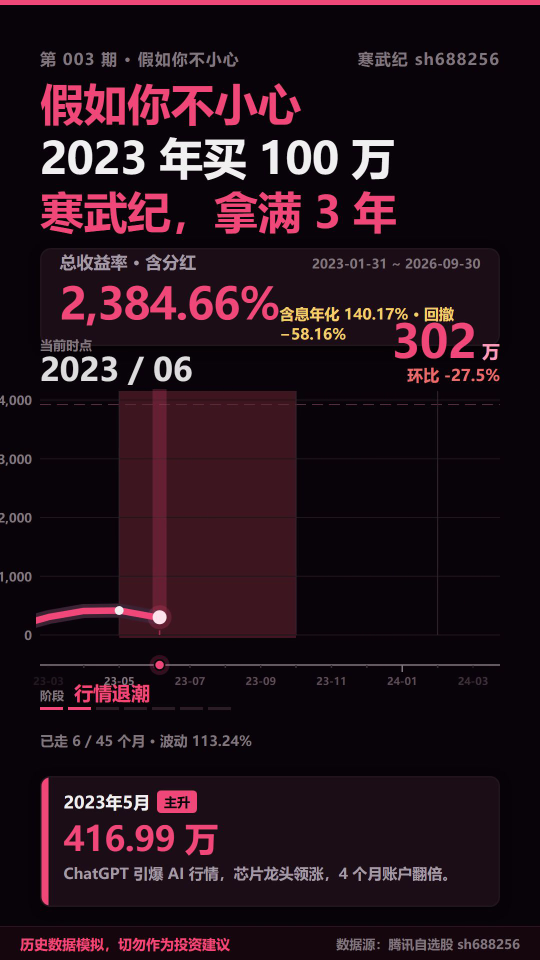
#> input picture video_analysis/_safe_frames/f_003.png, 1080 x 1920 px (shown at 1/2 size); its folder holds 4 pictures in this run
$ python check_readout.py
#> lines starting #> are read from the running program, lines starting #| are printed output that depends on the picture; after the words box and inside, x2 and y2 are one past the last pixel; in counts of white or black regions, pixels touching at a corner belong together
"""核查播放头读数是否真的渲染出来：读数区 y650-790, x650-1005。"""
import glob, os
import numpy as np
from PIL import Image

TMP = r"C:\Users\19560\WorkBuddy\2026-10-04-14-04-24\video_analysis\_safe_frames"
files = sorted(glob.glob(os.path.join(TMP, "*.png")))
INK = np.array([0xF0, 0xF0, 0xF0])
PINK = np.array([0xF0, 0x48, 0x78])

for i in (2, 4, 8, 11):
    a = np.asarray(Image.open(files[i]).convert("RGB")).astype(np.int16)
    bg = np.median(a.reshape(-1, 3), axis=0)
#> bg = [8, 3, 9]
    c = np.abs(a - bg).max(axis=-1) > 40
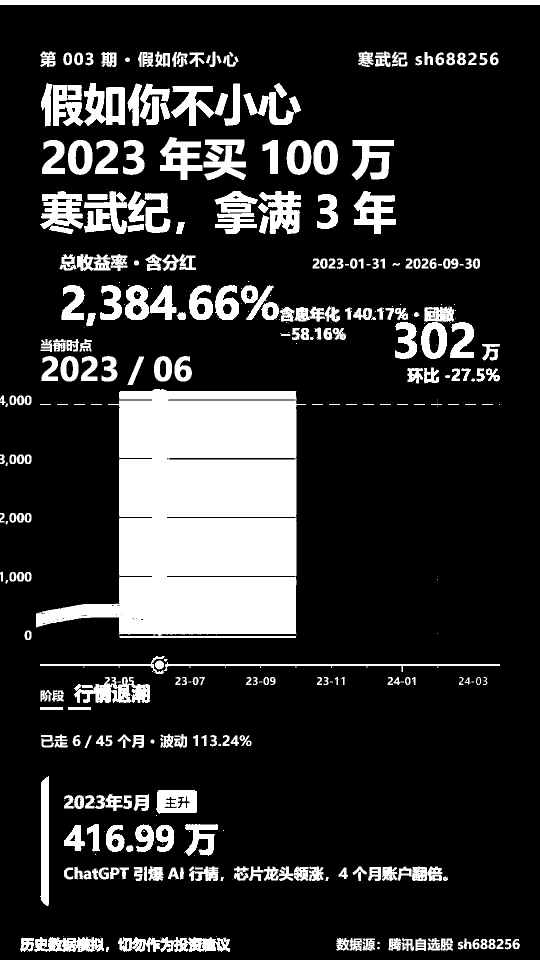
#> c: shape (1920, 1080) bool (shown at 1/2 size); 18.4% white; 497 white regions (192 under 20 px), largest, box (x1, y1, x2, y2) and area: (72, 778, 612, 1276) 175701, (0, 0, 1080, 10) 10800, (236, 1874, 460, 1904) 4549

    # 读数整块：左标签 + 右数字 + 环比
    blk = c[650:790, :]
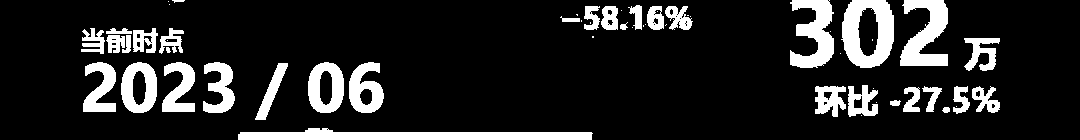
#> blk: shape (140, 1080) bool; 14.7% white; 57 white regions (22 under 20 px), largest, box (x1, y1, x2, y2) and area: (238, 128, 593, 140) 2921, (841, 0, 894, 68) 2285, (900, 0, 948, 66) 1883
    ys, xs = np.where(blk)
    if xs.size == 0:
        print(f"帧{i}: 读数区完全空白 <<< 无读数")
        continue

    px = a[650:790, :]
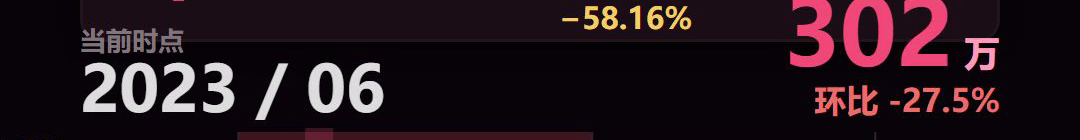
#> px: shape (140, 1080, 3) int16; mean R, G, B 37.5, 21.8, 28.9
    pink = int((np.abs(px - PINK).max(axis=-1) <= 60).sum())
#> pink = 6681
    print(f"帧{i}: 读数区 x={xs.min()}..{xs.max()} y={650+ys.min()}..{650+ys.max()} "
          f"像素={int(blk.sum())} 亮粉={pink}")
#| 帧2: 读数区 x=81..999 y=650..789 像素=22236 亮粉=6681

    # 分块看左右
    lft = int(blk[:, :650].sum()); rgt = int(blk[:, 650:].sum())
#> after `lft = int(blk[:, :650].sum())`: lft = 12428
#> after `rgt = int(blk[:, 650:].sum())`: rgt = 9808
    print(f"      左半(当前时点/日期)={lft}  右半(数值/环比)={rgt}")
#|       左半(当前时点/日期)=12428  右半(数值/环比)=9808

    # 读数右边界 vs 抖音安全区 880
    rx = xs.max()
#> rx = 999
    print(f"      读数最右 x={rx} -> {'越界(>880) 会被右侧交互栏压住' if rx>880 else 'OK'}")
#|       读数最右 x=999 -> 越界(>880) 会被右侧交互栏压住

    # 播放头端点附近有无浮动数值标注 (x±160, y 900-1250)
    near = c[900:1270, :]
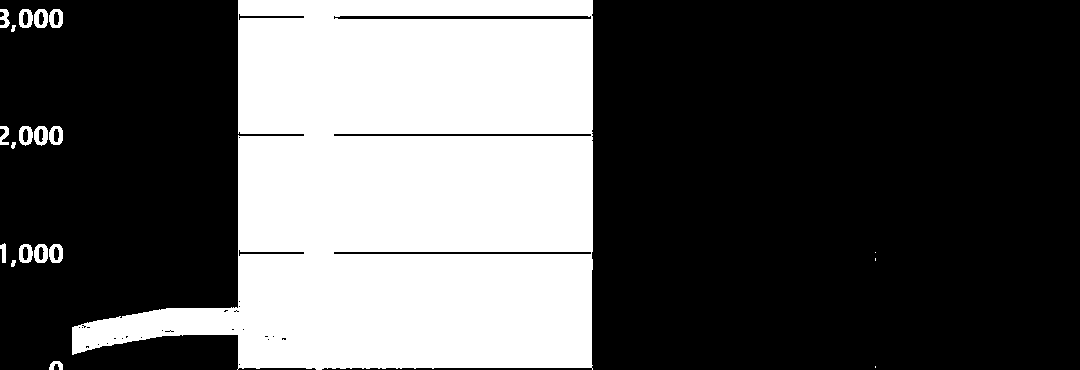
#> near: shape (370, 1080) bool; 33.8% white; 20 white regions (3 under 20 px), largest, box (x1, y1, x2, y2) and area: (72, 0, 593, 370) 132877, (34, 126, 48, 146) 186, (34, 244, 48, 263) 183
#> (the run stopped early here; a loop or call above may not have finished)
